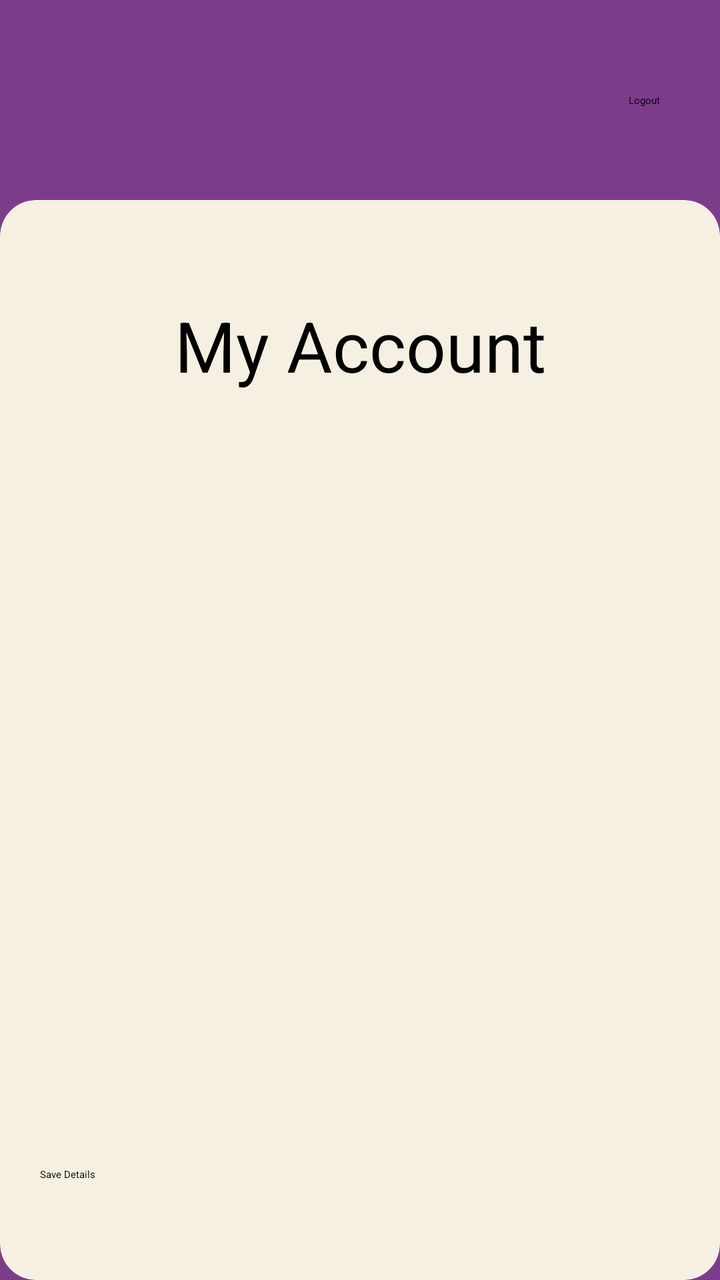
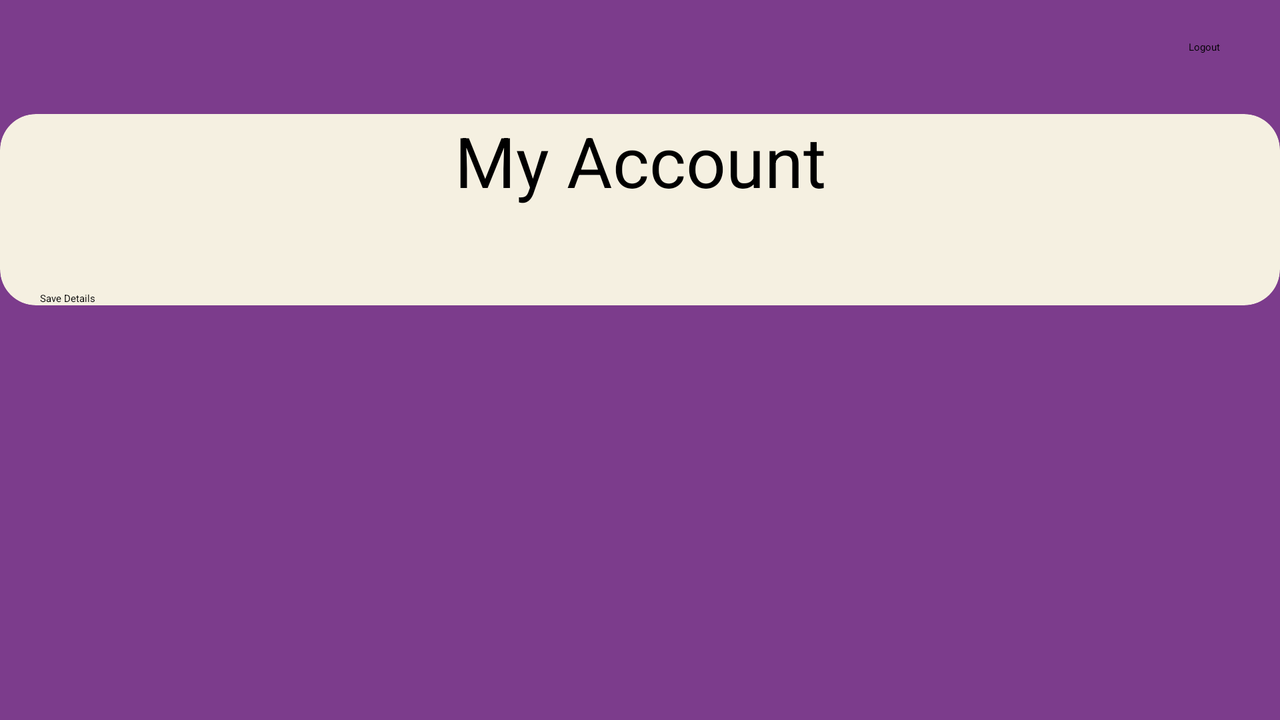

One screen, two layout resources from the same app: the default and the repository's alternative for another configuration. Each is rendered where Android would select it; the XML of both is given below.
<!-- AndroidManifest.xml: application theme Theme.BloodBank -->
<!-- res/layout/activity_my_profile.xml -->
<?xml version="1.0" encoding="utf-8"?>
<androidx.constraintlayout.widget.ConstraintLayout xmlns:android="http://schemas.android.com/apk/res/android"
    xmlns:app="http://schemas.android.com/apk/res-auto"
    xmlns:tools="http://schemas.android.com/tools"
    android:layout_width="match_parent"
    android:layout_height="match_parent"
    tools:context=".MyProfileActivity"
    android:background="@color/app_bg">
    <Button
        android:id="@+id/button"
        android:layout_width="wrap_content"
        android:layout_height="wrap_content"
        android:text="@string/logout"
        app:layout_constraintEnd_toEndOf="parent"
        app:layout_constraintTop_toTopOf="parent"
        app:layout_constraintBottom_toTopOf="@id/myProfileCard"
        android:backgroundTint="@color/btn_success"
        android:layout_marginEnd="30dp"
        android:onClick="onLogoutClick"/>
    <androidx.cardview.widget.CardView
        android:id="@+id/myProfileCard"
        android:backgroundTint="@color/card_bg"
        android:layout_width="match_parent"
        android:layout_height="match_parent"
        android:layout_marginTop="100dp"
        app:layout_constraintTop_toTopOf="parent"
        app:layout_constraintEnd_toEndOf="parent"
        app:layout_constraintStart_toStartOf="parent"
        app:layout_constraintBottom_toBottomOf="parent"
        app:cardCornerRadius="@dimen/card_radius">
        <androidx.constraintlayout.widget.ConstraintLayout
            android:layout_width="match_parent"
            android:layout_height="match_parent"
            >

            <TextView
                android:id="@+id/myProfileTitle"
                android:layout_width="match_parent"
                android:layout_height="wrap_content"
                android:text="@string/myProfile"
                android:textSize="@dimen/text_large"
                app:layout_constraintTop_toTopOf="parent"
                app:layout_constraintStart_toStartOf="parent"
                app:layout_constraintEnd_toEndOf="parent"
                android:textAlignment="center"
                app:layout_constraintBottom_toTopOf="@id/editTextName"
                />

            <EditText
                android:id="@+id/editTextName"
                android:layout_width="match_parent"
                android:layout_height="wrap_content"
                android:ems="10"
                android:inputType="textPersonName"
                android:layout_marginStart="20dp"
                android:layout_marginEnd="20dp"
                app:layout_constraintTop_toBottomOf="@id/myProfileTitle"
                app:layout_constraintStart_toStartOf="parent"
                app:layout_constraintEnd_toEndOf="parent"
                android:enabled="false"
                app:layout_constraintBottom_toTopOf="@id/editTextBloodGroup"/>

            <EditText
                android:id="@+id/editTextBloodGroup"
                android:layout_width="match_parent"
                android:layout_height="wrap_content"
                android:ems="10"
                android:inputType="textPersonName"
                android:layout_marginStart="20dp"
                android:layout_marginEnd="20dp"
                app:layout_constraintStart_toStartOf="parent"
                app:layout_constraintEnd_toEndOf="parent"
                app:layout_constraintTop_toBottomOf="@id/editTextName"
                app:layout_constraintBottom_toTopOf="@id/editTextPhone"
                android:enabled="false"
                />

            <EditText
                android:id="@+id/editTextPhone"
                android:layout_width="match_parent"
                android:layout_height="wrap_content"
                android:layout_marginStart="20dp"
                android:layout_marginEnd="20dp"
                android:ems="10"
                android:inputType="phone"
                app:layout_constraintStart_toStartOf="parent"
                app:layout_constraintEnd_toEndOf="parent"
                app:layout_constraintTop_toBottomOf="@id/editTextBloodGroup"
                app:layout_constraintBottom_toTopOf="@id/editTextEmergencyPhone"/>

            <EditText
                android:id="@+id/editTextEmergencyPhone"
                android:layout_width="match_parent"
                android:layout_height="wrap_content"
                android:ems="10"
                android:inputType="phone"
                android:layout_marginStart="20dp"
                android:layout_marginEnd="20dp"
                app:layout_constraintStart_toStartOf="parent"
                app:layout_constraintEnd_toEndOf="parent"
                app:layout_constraintTop_toBottomOf="@id/editTextPhone"
                app:layout_constraintBottom_toTopOf="@id/editTextEmailAddress" />

            <EditText
                android:id="@+id/editTextEmailAddress"
                android:layout_width="match_parent"
                android:layout_height="wrap_content"
                android:ems="10"
                android:layout_marginStart="20dp"
                android:layout_marginEnd="20dp"
                android:inputType="textEmailAddress"
                app:layout_constraintStart_toStartOf="parent"
                app:layout_constraintEnd_toEndOf="parent"
                app:layout_constraintTop_toBottomOf="@id/editTextEmergencyPhone"
                app:layout_constraintBottom_toTopOf="@id/editTextPassword" />

            <EditText
                android:id="@+id/editTextPassword"
                android:layout_width="match_parent"
                android:layout_height="wrap_content"
                android:ems="10"
                android:layout_marginStart="20dp"
                android:layout_marginEnd="20dp"
                android:inputType="textPassword"
                app:layout_constraintStart_toStartOf="parent"
                app:layout_constraintEnd_toEndOf="parent"
                app:layout_constraintTop_toBottomOf="@id/editTextEmailAddress"
                app:layout_constraintBottom_toTopOf="@id/buttonSubmit" />

            <Button
                android:id="@+id/buttonSubmit"
                android:layout_width="match_parent"
                android:layout_height="wrap_content"
                android:text="@string/saveBtn"
                android:layout_marginStart="20dp"
                android:layout_marginEnd="20dp"
                android:backgroundTint="@color/btn_success"
                app:layout_constraintStart_toStartOf="parent"
                app:layout_constraintEnd_toEndOf="parent"
                app:layout_constraintBottom_toBottomOf="parent"
                app:layout_constraintTop_toBottomOf="@id/editTextPassword"
                android:onClick="onSave"/>
        </androidx.constraintlayout.widget.ConstraintLayout>
    </androidx.cardview.widget.CardView>

</androidx.constraintlayout.widget.ConstraintLayout>
<!-- resources referenced by this layout -->
<resources>
  <color name="app_bg">#7c3c8c</color>
  <color name="btn_success">#0BCE83</color>
  <color name="card_bg">#f5f0e1</color>
  <dimen name="card_radius">18dp</dimen>
  <dimen name="text_large">35sp</dimen>
  <string name="logout">Logout</string>
  <string name="myProfile">My Account</string>
  <string name="saveBtn">Save Details</string>
</resources>
<!-- res/layout-land/activity_my_profile.xml (the repository's variant of the layout above) -->
<!-- drawn on the phone turned sideways -->
<?xml version="1.0" encoding="utf-8"?>
<androidx.constraintlayout.widget.ConstraintLayout xmlns:android="http://schemas.android.com/apk/res/android"
    xmlns:app="http://schemas.android.com/apk/res-auto"
    xmlns:tools="http://schemas.android.com/tools"
    android:layout_width="match_parent"
    android:layout_height="match_parent"
    tools:context=".MyProfileActivity"
    android:background="@color/app_bg">
    <ScrollView
        android:id="@+id/scrollView"
        android:layout_width="match_parent"
        android:layout_height="match_parent"
        app:layout_constraintTop_toTopOf="parent"
        app:layout_constraintEnd_toEndOf="parent"
        app:layout_constraintStart_toStartOf="parent"
        app:layout_constraintBottom_toBottomOf="parent">
        <LinearLayout
            android:layout_width="match_parent"
            android:layout_height="match_parent"
            android:orientation="vertical" >
            <Button
                android:id="@+id/button"
                android:layout_width="wrap_content"
                android:layout_height="wrap_content"
                android:text="@string/logout"
                android:backgroundTint="@color/btn_success"
                android:layout_marginEnd="30dp"
                android:layout_gravity="end"
                android:layout_marginTop="20dp"
                android:onClick="onLogoutClick"/>
            <androidx.cardview.widget.CardView
                android:id="@+id/myProfileCard"
                android:backgroundTint="@color/card_bg"
                android:layout_width="match_parent"
                android:layout_height="match_parent"
                android:layout_marginTop="30dp"
                app:cardCornerRadius="@dimen/card_radius">
                <androidx.constraintlayout.widget.ConstraintLayout
                    android:layout_width="match_parent"
                    android:layout_height="match_parent"
                    >

                    <TextView
                        android:id="@+id/myProfileTitle"
                        android:layout_width="match_parent"
                        android:layout_height="wrap_content"
                        android:text="@string/myProfile"
                        android:textSize="@dimen/text_large"
                        app:layout_constraintTop_toTopOf="parent"
                        app:layout_constraintStart_toStartOf="parent"
                        app:layout_constraintEnd_toEndOf="parent"
                        android:textAlignment="center"
                        app:layout_constraintBottom_toTopOf="@id/editTextName"
                        />

                    <EditText
                        android:id="@+id/editTextName"
                        android:layout_width="match_parent"
                        android:layout_height="wrap_content"
                        android:ems="10"
                        android:inputType="textPersonName"
                        android:layout_marginStart="20dp"
                        android:layout_marginEnd="20dp"
                        app:layout_constraintTop_toBottomOf="@id/myProfileTitle"
                        app:layout_constraintStart_toStartOf="parent"
                        app:layout_constraintEnd_toEndOf="parent"
                        android:enabled="false"
                        app:layout_constraintBottom_toTopOf="@id/editTextBloodGroup"/>

                    <EditText
                        android:id="@+id/editTextBloodGroup"
                        android:layout_width="match_parent"
                        android:layout_height="wrap_content"
                        android:ems="10"
                        android:inputType="textPersonName"
                        android:layout_marginStart="20dp"
                        android:layout_marginEnd="20dp"
                        app:layout_constraintStart_toStartOf="parent"
                        app:layout_constraintEnd_toEndOf="parent"
                        app:layout_constraintTop_toBottomOf="@id/editTextName"
                        app:layout_constraintBottom_toTopOf="@id/editTextPhone"
                        android:enabled="false"
                        />

                    <EditText
                        android:id="@+id/editTextPhone"
                        android:layout_width="match_parent"
                        android:layout_height="wrap_content"
                        android:layout_marginStart="20dp"
                        android:layout_marginEnd="20dp"
                        android:ems="10"
                        android:maxLength="10"
                        android:inputType="phone"
                        app:layout_constraintStart_toStartOf="parent"
                        app:layout_constraintEnd_toEndOf="parent"
                        app:layout_constraintTop_toBottomOf="@id/editTextBloodGroup"
                        app:layout_constraintBottom_toTopOf="@id/editTextEmergencyPhone"/>

                    <EditText
                        android:id="@+id/editTextEmergencyPhone"
                        android:layout_width="match_parent"
                        android:layout_height="wrap_content"
                        android:ems="10"
                        android:maxLength="10"
                        android:inputType="phone"
                        android:layout_marginStart="20dp"
                        android:layout_marginEnd="20dp"
                        app:layout_constraintStart_toStartOf="parent"
                        app:layout_constraintEnd_toEndOf="parent"
                        app:layout_constraintTop_toBottomOf="@id/editTextPhone"
                        app:layout_constraintBottom_toTopOf="@id/editTextEmailAddress" />

                    <EditText
                        android:id="@+id/editTextEmailAddress"
                        android:layout_width="match_parent"
                        android:layout_height="wrap_content"
                        android:ems="10"
                        android:layout_marginStart="20dp"
                        android:layout_marginEnd="20dp"
                        android:inputType="textEmailAddress"
                        app:layout_constraintStart_toStartOf="parent"
                        app:layout_constraintEnd_toEndOf="parent"
                        app:layout_constraintTop_toBottomOf="@id/editTextEmergencyPhone"
                        app:layout_constraintBottom_toTopOf="@id/editTextPassword" />

                    <EditText
                        android:id="@+id/editTextPassword"
                        android:layout_width="match_parent"
                        android:layout_height="wrap_content"
                        android:ems="10"
                        android:layout_marginStart="20dp"
                        android:layout_marginEnd="20dp"
                        android:inputType="textPassword"
                        app:layout_constraintStart_toStartOf="parent"
                        app:layout_constraintEnd_toEndOf="parent"
                        app:layout_constraintTop_toBottomOf="@id/editTextEmailAddress"
                        app:layout_constraintBottom_toTopOf="@id/buttonSubmit" />

                    <Button
                        android:id="@+id/buttonSubmit"
                        android:layout_width="match_parent"
                        android:layout_height="wrap_content"
                        android:text="@string/saveBtn"
                        android:layout_marginStart="20dp"
                        android:layout_marginEnd="20dp"
                        android:backgroundTint="@color/btn_success"
                        app:layout_constraintStart_toStartOf="parent"
                        app:layout_constraintEnd_toEndOf="parent"
                        app:layout_constraintBottom_toBottomOf="parent"
                        app:layout_constraintTop_toBottomOf="@id/editTextPassword"
                        android:onClick="onSave"/>



                </androidx.constraintlayout.widget.ConstraintLayout>
            </androidx.cardview.widget.CardView>
        </LinearLayout>
    </ScrollView>

</androidx.constraintlayout.widget.ConstraintLayout>
